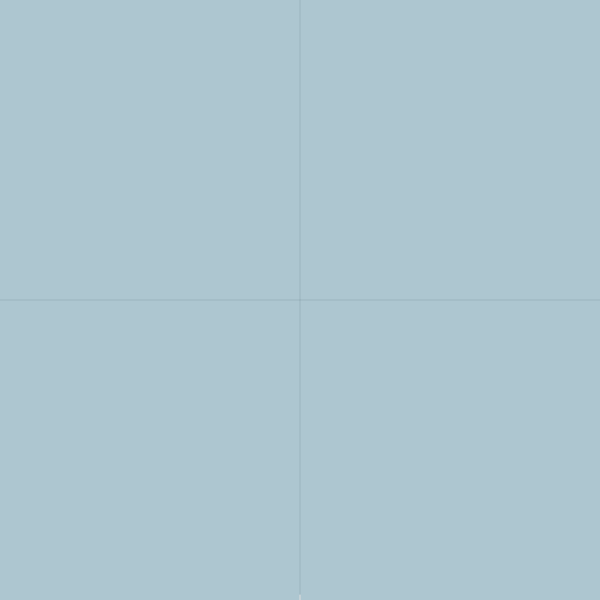
Frame 1 (no input)
Frame 60 (no input): blank canvas, image omitted
Frame 120 (the mouse pressed at the canvas centre since frame 60): blank canvas, image omitted

The p5.js sketch that drew this single still picture (run headless with seeded random() and noise() and a simulated clock; from frame 60 on, the mouse is pressed at the canvas centre):

// p5.js sketch
// ── sketch.js
var current = [...'F']
var next = [] 
var count = 0
var posY = 20
var s = []

function setup() {
    
	createCanvas(600, 600);
	angleMode(DEGREES)
	colorMode(HSB)

	background(255);
	stroke(255, 100);
	strokeWeight(0.5)
	noFill();


	stroke("grey")
	strokeWeight(0.3)
	line(0, height/2, width, height/2)
	line(width/2, 0, width/2, height)

	// noLoop()

}


function draw() {

	background(197, 42, 63, 0.5)
	// Angle in degrees
	var theta = 22.5
	var step_size = 5 
	var step_radius = 10 
	var wind = 10

	// Initial theta, position
	var ta = 90 
	var tx = width/16*8
	var ty = height
	var th = 0
	var th_step = 3
	var hue_max = 230
	var hue_min = 100

	// stroke(200, 100, 100)
	stroke(0, 0, 90)
	fill(count * 10, 100, 100)
	strokeWeight(1)

	if (current.length > 0) {
		// stroke(100, random(150), 150, 255 - (count * 20))
		// stroke("SteelBlue")
		for (var c of current) {
			if (c == 'F') {
				var new_x = tx + (step_size * cos(ta))
				var new_y = ty - (step_size * sin(ta))
				line(tx, ty, new_x, new_y)
				tx = new_x
				ty = new_y
			} else if (c == 'D') { // F+F
				var new_x = tx + (step_size * cos(ta))
				var new_y = ty - (step_size * sin(ta))
				line(tx, ty, new_x, new_y)
				tx = new_x
				ty = new_y
				ta += theta
				var new_x = tx + (step_size * cos(ta))
				var new_y = ty - (step_size * sin(ta))
				line(tx, ty, new_x, new_y)
				tx = new_x
				ty = new_y

			} else if (c == 'G') { // F-F
				var new_x = tx + (step_size * cos(ta))
				var new_y = ty - (step_size * sin(ta))
				line(tx, ty, new_x, new_y)
				tx = new_x
				ty = new_y
				ta -= theta
				var new_x = tx + (step_size * cos(ta))
				var new_y = ty - (step_size * sin(ta))
				line(tx, ty, new_x, new_y)
				tx = new_x
				ty = new_y
			} else if (c == 'f') {
				var new_x = tx + (step_size * cos(ta))
				var new_y = ty - (step_size * sin(ta))
				tx = new_x
				ty = new_y
			} else if (c == '+') { // left
				ta += theta
				// ta += (theta + wind * noise(frameCount/20)) 
			} else if (c == '-') { // right
				ta -= theta
				// ta -= (theta + (1 - noise(frameCount/20))) 
			} else if (c == '[') {
				s.push(tx)
				s.push(ty)
				s.push(ta)
			} else if (c == ']') {
				ta = s.pop()
				ty = s.pop()
				tx = s.pop()
			} else if (c == 'C') {
				noStroke()
				ellipse(tx, ty, step_radius)
			} else if (c == 'H') {
				th += th_step
				if (th > hue_max) {
					th = th - (hue_max - hue_min)
				}
				fill(th, 100, 100, 0.5)
			}
		}
	}



}

function mouseClicked() {

	next = []
	for (var c of current) {
		// Rules
		if (c == 'F') {
			let r = random(1)
			var result = ""
			if (r > 0 && r < 0.33) {
				// result = "F[+F]F[-F]F"
				result = "FF-[-F+F+F]+[+F-F-F]"
			}
			else if (r < 0.66) {
				result = "F[+F]F"
			}
			else if (r < 1){
				result = "F[-F]F"
			}
			next.push(...result)
		} else if (c == 'a') {
			next.push(...'ffffff')
		} else if (c == 'D'){ // F+F : foward, turn left, foward
			next.push(...'G+D+G')
		} else if (c == 'G'){ // F-F : foward, turn right, foward
			next.push(...'D-G-D')
		} else {
			next.push(c)
		}
	}

	current = next
	// redraw()
	count++

	// console.log(Array.isArray(current))
}
